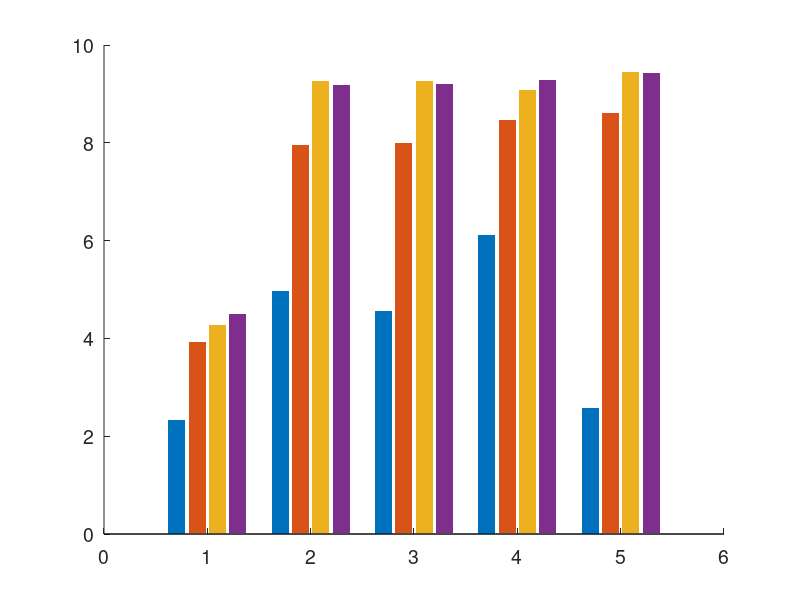

Here is the MATLAB script that generated this plot: (Note: this script raises an error after producing the figure.)
% Part of https://github.com/<user>/dessins-temporal-hypergraphs -- regenerates a figure of the paper.
%% ablation.m -- regenerates Figure 'ablation' (fig:ablation) in MATLAB.
% Net local faces per 100 cycles, 100(F-c)/beta1, at beta1 = 10,000, for each community and four setups.
% Values: mean over runs, read at the first point where beta1 >= 10,000 (exactly as in the Python figure).
clear; close all;

fs = 14;
set(groot, 'defaultAxesFontSize', fs);
set(groot, 'defaultAxesTitleFontSizeMultiplier', 1);
set(groot, 'defaultAxesLabelFontSizeMultiplier', 1);
set(groot, 'defaultTextFontSize', fs);

%% ------------------------------------------------------------------ data
names = {'Data Science', 'Artificial Intelligence', 'Biology', 'Astronomy', 'Academia'};
setup_labels = {'shuffled order, random rule', 'real order, random rule', 'real order, hub rule', 'real order, reply rule (main)'};
setup_colors = [0.8275 0.8196 0.7804; 0.5333 0.5294 0.5020; 0.4980 0.4667 0.8667; 0.2353 0.2039 0.5373];
% V: rows = communities (order of names), columns = setups (order of setup_labels)
V = [2.3378 3.9188 4.2687 4.5086;
     4.9648 7.9491 9.2707 9.1912;
     4.5613 7.9910 9.2656 9.2068;
     6.1092 8.4653 9.0792 9.2871;
     2.5732 8.6103 9.4436 9.4343];

%% ------------------------------------------------------------------ figure
fig = figure('Color','w','Units','inches','Position',[0.5 1 14 5.5]);
ax = axes(fig); hold(ax,'on');
hb = bar(ax, 1:numel(names), V, 'grouped', 'BarWidth', 0.85, 'EdgeColor', 'none');
for k = 1:numel(hb)
    hb(k).FaceColor = setup_colors(k,:);
    % value labels above each bar
    text(ax, hb(k).XEndPoints, hb(k).YEndPoints + 0.12, compose('%.1f', V(:,k)), ...
        'HorizontalAlignment', 'center', 'VerticalAlignment', 'bottom', 'FontSize', fs);
end
set(ax, 'XTick', 1:numel(names), 'XTickLabel', names);
xlim(ax, [0.45 numel(names) + 0.55]);
ylim(ax, [0 12]);
ylabel(ax, {'net local faces per 100 cycles', 'at \beta_1 = 10,000'});
legend(hb, setup_labels, 'NumColumns', 2, 'Location', 'northoutside', 'Box', 'off', 'FontSize', fs);
box(ax, 'off');

exportgraphics(fig, 'ablation_matlab.pdf', 'ContentType', 'vector');

set(groot, 'defaultAxesFontSize', 'remove', 'defaultAxesTitleFontSizeMultiplier', 'remove', ...
    'defaultAxesLabelFontSizeMultiplier', 'remove', 'defaultTextFontSize', 'remove');
